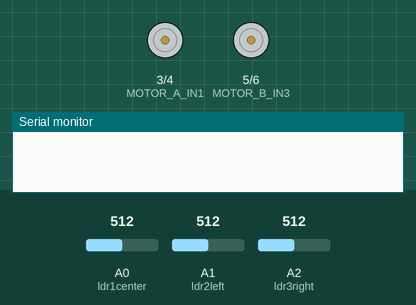
A sketch run on a simulated Arduino Uno, built with avr-gcc and run on an emulated ATmega328P. On the bench: motor-driver pin pairs drawn as motors (green arrow = first pin HIGH = forward, orange = second pin HIGH = backward, longer = more drive, scaled by the enable pin), the last lines printed to the serial monitor. The test bench sets the inputs (shaded band); at power-on: A0 (ldr1center) = 512, A1 (ldr2left) = 512, A2 (ldr3right) = 512.

Above: at 3.2 s.
3.3 s: A0 (ldr1center) set to 524
At 4.5 s:
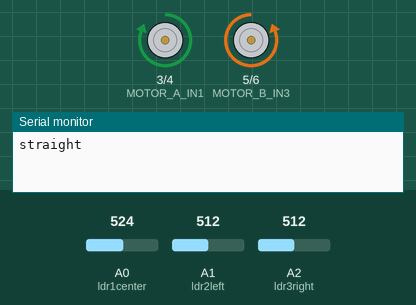
4.8 s: A1 (ldr2left) set to 533
At 6.2 s:
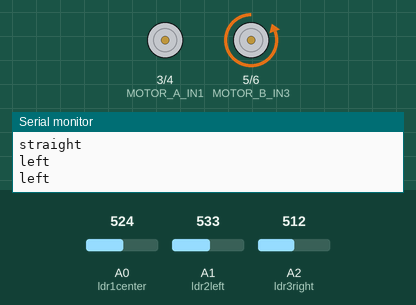
6.8 s: A2 (ldr3right) set to 526
8.3 s: A2 (ldr3right) set to 541
At 8.6 s:
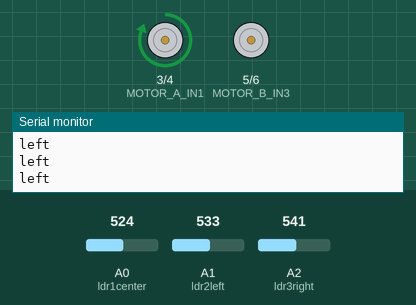
9.8 s: A2 (ldr3right) set to 511
At 11.2 s:
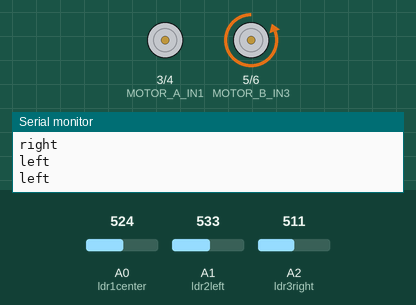
11.6 s: A2 (ldr3right) set to 716
At 12.7 s:
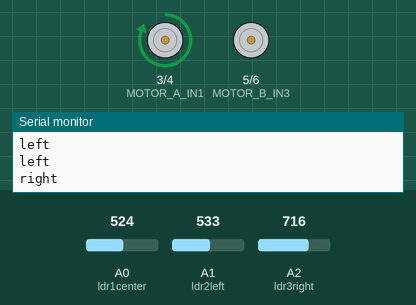
Timing chart, 0 to 14.4 s (numbered marks = the images above; inputs shaded):
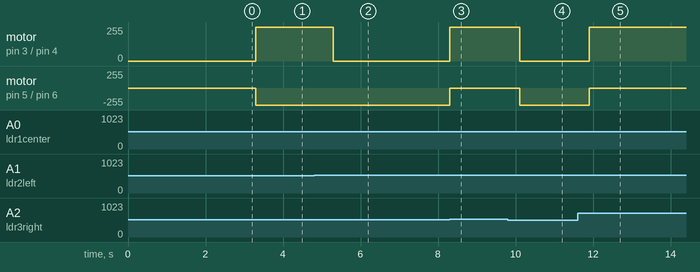

Measured:
- the behaviour switches between 512 and 513 on A0 (ldr1center) (found by bisection; images 0 and 1)
- the behaviour switches between 524 and 525 on A1 (ldr2left) (found by bisection; images 1 and 2)
- the behaviour switches between 533 and 534 on A2 (ldr3right) (found by bisection; images 2 and 3)
- after the input at 3.3 s, motor on pin 3 (MOTOR_A_IN1) / pin 4 (MOTOR_A_IN2): stopped → forward 255/255 at once; motor on pin 5 (MOTOR_B_IN3) / pin 6 (MOTOR_B_IN4): stopped → backward 255/255 at once
- after the input at 4.8 s, motor on pin 3 (MOTOR_A_IN1) / pin 4 (MOTOR_A_IN2): forward 255/255 → stopped after 0.50 s
- after the input at 8.3 s, motor on pin 3 (MOTOR_A_IN1) / pin 4 (MOTOR_A_IN2): stopped → forward 255/255 at once; motor on pin 5 (MOTOR_B_IN3) / pin 6 (MOTOR_B_IN4): backward 255/255 → stopped at once
- after the input at 9.8 s, motor on pin 3 (MOTOR_A_IN1) / pin 4 (MOTOR_A_IN2): forward 255/255 → stopped after 0.30 s; motor on pin 5 (MOTOR_B_IN3) / pin 6 (MOTOR_B_IN4): stopped → backward 255/255 after 0.30 s
- after the input at 11.6 s, motor on pin 3 (MOTOR_A_IN1) / pin 4 (MOTOR_A_IN2): stopped → forward 255/255 after 0.31 s; motor on pin 5 (MOTOR_B_IN3) / pin 6 (MOTOR_B_IN4): backward 255/255 → stopped after 0.31 s

The sketch:

ldrcontrolledv0.ino
```cpp
// Motor pins
const int MOTOR_A_ENA = 2;
const int MOTOR_A_IN1 = 3;
const int MOTOR_A_IN2 = 4;
const int MOTOR_B_ENB = 7;
const int MOTOR_B_IN3 = 5;
const int MOTOR_B_IN4 = 6;


int ldr1center = A0;

int ldr2left = A1;

int ldr3right = A2;

void setup() {

  pinMode(MOTOR_A_ENA, OUTPUT);
  pinMode(MOTOR_A_IN1, OUTPUT);
  pinMode(MOTOR_A_IN2, OUTPUT);
  pinMode(MOTOR_B_ENB, OUTPUT);
  pinMode(MOTOR_B_IN3, OUTPUT);
  pinMode(MOTOR_B_IN4, OUTPUT);

  digitalWrite(MOTOR_A_ENA, LOW);
  digitalWrite(MOTOR_A_IN1, LOW);
  digitalWrite(MOTOR_A_IN2, LOW);
  digitalWrite(MOTOR_B_ENB, LOW);
  digitalWrite(MOTOR_B_IN3, LOW);
  digitalWrite(MOTOR_B_IN4, LOW);

  pinMode(ldr1center, INPUT);

  pinMode(ldr2left, INPUT);

  pinMode(ldr3right, INPUT);

  delay(2000);

  Serial.begin(9600);

}

void loop() {

  int value1 = analogRead(ldr1center);

  int value2 = analogRead(ldr2left);

  int value3 = analogRead(ldr3right);

  if (value1 > value2 && value1 > value3) {

    forward(255);

    delay(1000);

    Serial.println("straight");

  }

  else if (value2 > value1 && value2 > value3) {

    turn_left(255);

    Serial.println("left");

    delay(600);

  }

  else if (value3 > value1 && value3 > value2) {

    turn_right(255);

    delay(600);

    Serial.println("right");

  }

}

void forward(int speed) {
  analogWrite(MOTOR_A_ENA, speed);
  digitalWrite(MOTOR_A_IN1, HIGH);
  digitalWrite(MOTOR_A_IN2, LOW);
  analogWrite(MOTOR_B_ENB, speed);
  digitalWrite(MOTOR_B_IN3, LOW);
  digitalWrite(MOTOR_B_IN4, HIGH);
}

void turn_left(int speed) {
  analogWrite(MOTOR_A_ENA, 0);
  digitalWrite(MOTOR_A_IN1, HIGH);
  digitalWrite(MOTOR_A_IN2, LOW);
  analogWrite(MOTOR_B_ENB, speed);
  digitalWrite(MOTOR_B_IN3, LOW);
  digitalWrite(MOTOR_B_IN4, HIGH);
}

void turn_right(int speed) {
  analogWrite(MOTOR_A_ENA, speed);
  digitalWrite(MOTOR_A_IN1, HIGH);
  digitalWrite(MOTOR_A_IN2, LOW);
  analogWrite(MOTOR_B_ENB, 0);
  digitalWrite(MOTOR_B_IN3, LOW);
  digitalWrite(MOTOR_B_IN4, HIGH);
}
```
